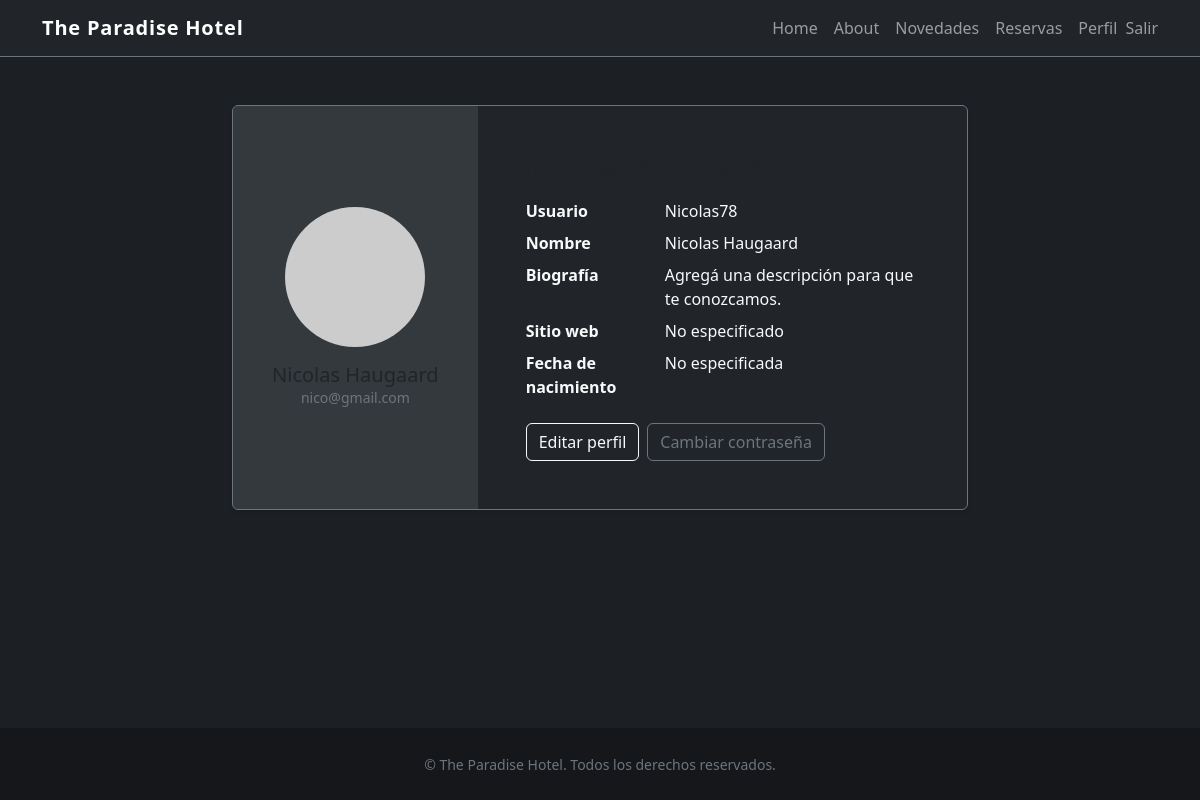
The app's page /accounts/perfil/ (signed in) with its own data.
### Cuentas/models.py (models this page shows, shortened)
class Perfil(models.Model):
    user = models.OneToOneField(
        settings.AUTH_USER_MODEL,
        on_delete=models.CASCADE,
        related_name="perfil",
    )
    avatar = models.ImageField(upload_to=avatar_upload_to, blank=True, null=True)
    bio = models.TextField(blank=True)
    sitio_web = models.URLField(blank=True)
    fecha_nacimiento = models.DateField(blank=True, null=True)
    actualizado = models.DateTimeField(auto_now=True)
    class Meta:
        verbose_name = "perfil"
        verbose_name_plural = "perfiles"
    def avatar_url(self):
        if self.avatar:
            return self.avatar.url
        return "https://ui-avatars.com/api/?name=" + self.user.get_username()

### Cuentas/views.py (the view)
# urls.py: path("accounts/perfil/", PerfilView.as_view(), name="perfil"),
class PerfilView(LoginRequiredMixin, TemplateView):
    template_name = "cuentas/perfil.html"
    def get_context_data(self, **kwargs):
        context = super().get_context_data(**kwargs)
        perfil, _ = Perfil.objects.get_or_create(user=self.request.user)
        context["perfil"] = perfil
        return context

### Cuentas/templates/cuentas/perfil.html (shortened to what this page needs)
{% extends "base.html" %}
{% block content %}
<section class="row justify-content-center">
    <div class="col-xl-8">
        <div class="card bg-dark border-secondary shadow-sm overflow-hidden">
            <div class="row g-0">
                <div class="col-md-4 bg-secondary bg-opacity-25 d-flex align-items-center justify-content-center">
                    <div class="text-center p-4">
                        <img src="{{ perfil.avatar_url }}" alt="Avatar de {{ request.user.username }}" class="rounded-circle mb-3" width="140" height="140">
                        <h2 class="h5 mb-0">{{ request.user.get_full_name|default:request.user.username }}</h2>
                        <p class="text-secondary small mb-0">{{ request.user.email }}</p>
                    </div>
                </div>
                <div class="col-md-8">
                    <div class="card-body p-4 p-xl-5">
                        <h1 class="h4 mb-3">Información del perfil</h1>
                        <dl class="row mb-0">
                            <dt class="col-sm-4 text-light">Usuario</dt>
                            <dd class="col-sm-8 text-light">{{ request.user.username }}</dd>
                            <dt class="col-sm-4 text-light">Nombre</dt>
                            <dd class="col-sm-8 text-light">{{ request.user.get_full_name|default:"No especificado" }}</dd>
                            <dt class="col-sm-4 text-light">Biografía</dt>
                            <dd class="col-sm-8 text-light">{{ perfil.bio|default:"Agregá una descripción para que te conozcamos." }}</dd>
                            <dt class="col-sm-4 text-light">Sitio web</dt>
                            <dd class="col-sm-8 text-light">
                                {% if perfil.sitio_web %}
                                    <a href="{{ perfil.sitio_web }}" class="link-light" target="_blank" rel="noopener">{{ perfil.sitio_web }}</a>
                                {% else %}
                                    No especificado
                                {% endif %}
                            </dd>
                            <dt class="col-sm-4 text-light">Fecha de nacimiento</dt>
                            <dd class="col-sm-8 text-light">{{ perfil.fecha_nacimiento|date:"d/m/Y"|default:"No especificada" }}</dd>
                        </dl>
                        <div class="d-flex flex-wrap gap-2 mt-4">
                            <a href="{% url 'cuentas:editar_perfil' %}" class="btn btn-outline-light">Editar perfil</a>
                            <a href="{% url 'cuentas:password_cambiar' %}" class="btn btn-outline-secondary">Cambiar contraseña</a>
                        </div>
                    </div>
                </div>
            </div>
        </div>
    </div>
</section>
{% endblock %}

### HotelApp/Templates/base.html (style rules this page uses)
body { background-color: #1c1f24; color: #f8f9fa; min-height: 100vh; display: flex; flex-direction: column; }

### records on screen
Perfil: bio "Agregá una descripción para que te conozcamos.", fecha_nacimiento "No especificada"

### other values on screen
{{ request.user.get_full_name|default:request.user.username }} "Nicolas Haugaard"
{{ request.user.email }} "nico@gmail.com"
{{ request.user.username }} "Nicolas78"
{{ request.user.get_full_name|default:"No especificado" }} "Nicolas Haugaard"
